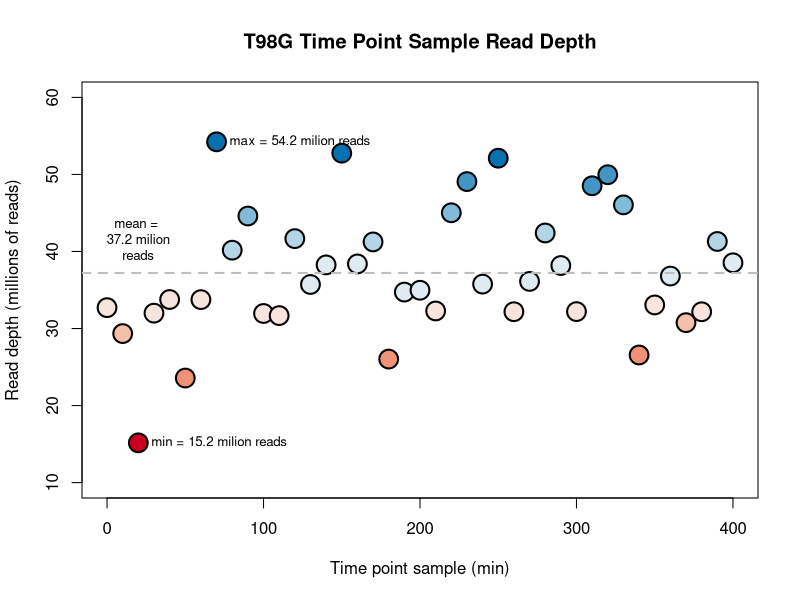

Recreate this plot in R.
# Summarise the read depth for the T98G time point samples

# Load R packages
library(tidyverse)
library(RColorBrewer)
library(glue)

# Import T98G RNA-seq read depth data 
read_depth <- read_csv("data_track/T98G_counts.txt", col_names = FALSE) %>% unlist()
read_depth <- read_depth/4E6
# Get plot colours (red=lower read depth, blue=higher read depth)
rbPal <- colorRampPalette(brewer.pal(5,"RdBu"))
plot_cols <- rbPal(10)[as.numeric(cut(read_depth, breaks = 10))]

png("figures_track/T98G_read_depth.png", width=800, height=400)
# Plot
plot(seq(0,400,10), read_depth, xlab="Time point sample (min)", ylab="Read depth (millions of reads)", pch=21, col="black", bg=plot_cols, cex=2.5, main= "T98G Time Point Sample Read Depth", lwd=2, ylim=c(10,60))
# Add line indicating the mean read depth
abline(h=mean(read_depth), col="grey", lty=2, lwd=2)
# Label max and min points
# Max
text(x=seq(0,400,10)[which.max(read_depth)], y=read_depth[which.max(read_depth)],labels=glue('max = {round(max(read_depth),1)} milion reads'), pos=4, offset=0.65, cex=0.8)
# Min
text(x=seq(0,400,10)[which.min(read_depth)], y=read_depth[which.min(read_depth)],labels=glue('min = {round(min(read_depth),1)} milion reads'), pos=4, offset=0.65, cex=0.8)
# Also add label for the mean read depth
text(x=20, y=mean(read_depth),labels=glue('mean = \n{round(mean(read_depth),1)} milion\nreads'), pos=3, offset=0.65, cex=0.8)
dev.off()

# Clean up
rm(plot_cols, read_depth, rbPal)

print("Completed figure illustrating read depth for the T98G time series samples")